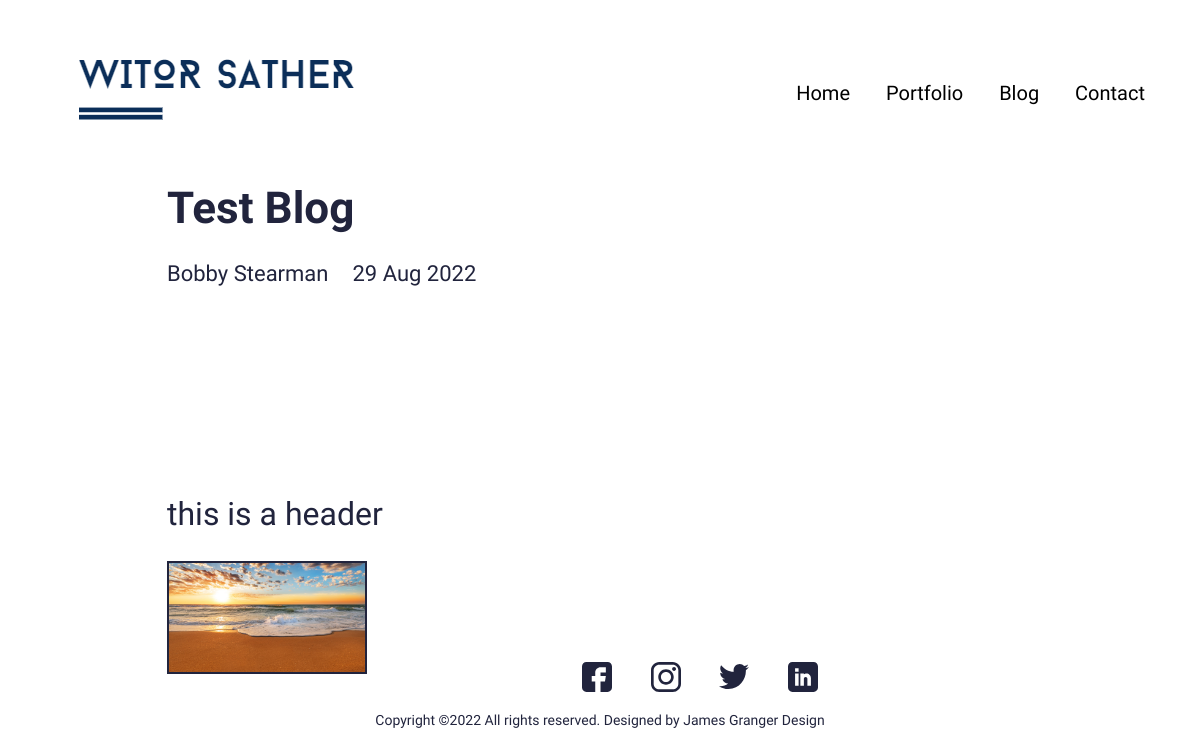
The page /blog/test-blog on the database its author committed.
### main/models.py (models this page shows, shortened)
class Blog(models.Model):
    class Meta:
        verbose_name_plural = 'Blog Profiles'
        verbose_name = 'Blog'
        ordering = ["timestamp"]
    timestamp = models.DateTimeField(auto_now_add=True)
    author = models.CharField(max_length=200, blank=True, null=True)
    name = models.CharField(max_length=200, blank=True, null=True)
    description = models.CharField(max_length=500, blank=True, null=True)
    body = RichTextField(blank=True, null=True)
    slug = models.SlugField(null=True, blank=True)
    image = models.ImageField(blank=True, null=True, upload_to="blog")
    is_active = models.BooleanField(default=True)

### main/views.py (the view)
# urls.py: path('blog/<slug:slug>', views.BlogDetailView.as_view(), name="blog")
class BlogDetailView(generic.DetailView):
    model = Blog
    template_name = "main/blog-detail.html"

### resume_demo/context_processors.py (called while the page is built)
def project_context(request):
    context = {
        'me': User.objects.first(),
    }
    return context

### main/templates/main/blog-detail.html (shortened to what this page needs)
{% extends 'main/base.html' %}
{% load static %}
{% block content %}
<section>
  <div class="innerPageBannerCol">
    <div class="container">
      <div class="row g-4 g-md-3  align-items-center">
        <div class="col-md-6">
          <div class="bannerContent">
            <h1 class="xlTitle pb-md-3">{{object.name|title}}</h1>
          </div>
        </div>
      </div>
      <div class="row">
        <div class="col-md-auto">
          <div class="authorCol">
            <h4 class="smTitle pb-3">{{object.author|title}}</h4>
          </div>
        </div>
        <div class="col-md">
          <h4 class="smTitle pb-3">{{object.timestamp.date}}</h4>
        </div>
      </div>
    </div>
  </div>
</section>
<section>
  <div class="sectionSpaceSm">
    <div class="container">
      {{object.body|safe}}
    </div>
  </div>
</section>
{% endblock %}

### static/css/style.css (style rules this page uses)
:root { --primaryColor: #9C07B6; --primaryDarkColor: #3D0048; --primaryHoverColor: #900AA8; --secondaryColor: #F9B000; --baseColor: #21243D; --baseFont: 'Heebo', sans-serif; --titleFont: 'Courier Prime', monospace; --regular: 400; --medium: 500; --bold: 700; --black: 900; --lightBg: #F1F1F1; }
html { scroll-behavior: smooth; }
body { font-family: var(--baseFont); color: var(--baseColor); line-height: normal; }
img { max-width: 100%; }
.xlTitle { font-size: 44px; line-height: 1.3; font-weight: var(--bold); font-family: var(--titleFont) }
.smTitle { font-size: 22px; line-height: normal; font-weight: var(--regular); font-family: var(--titleFont) }
.sectionSpaceSm { padding: 35px 0; }
.innerPageBannerCol { padding: 180px 0 150px; }
@media (min-width:992px) { .container, .container-lg, .container-md, .container-sm, .container-xl, .container-xxl { max-width: 890px; } }

### rows shown on the page
Blog: name "Test Blog", author "Bobby Stearman", timestamp "29 Aug 2022", body "this is a header", body (picture)
